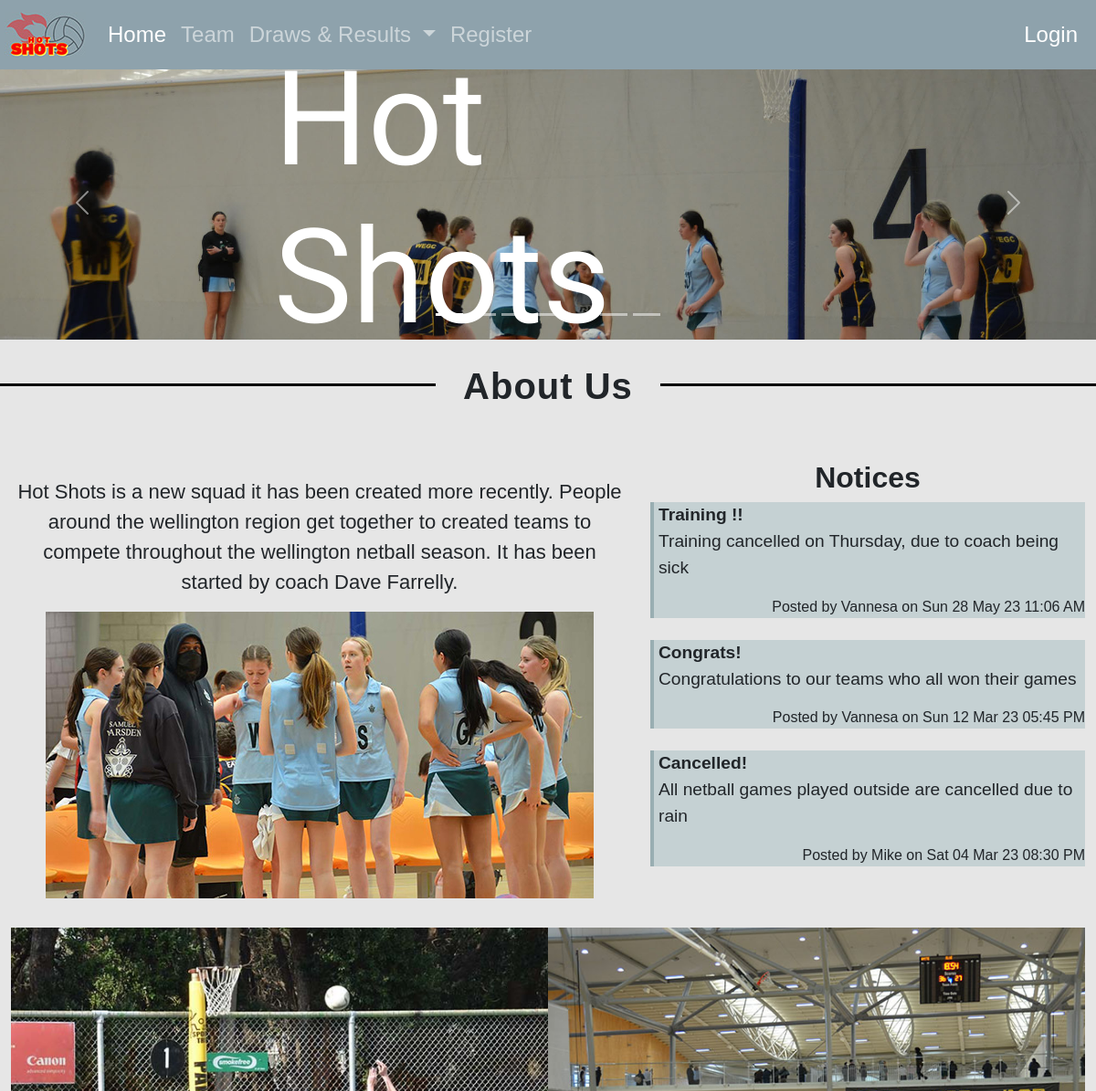
/ (upper part), run on an earlier commit of the app's database.
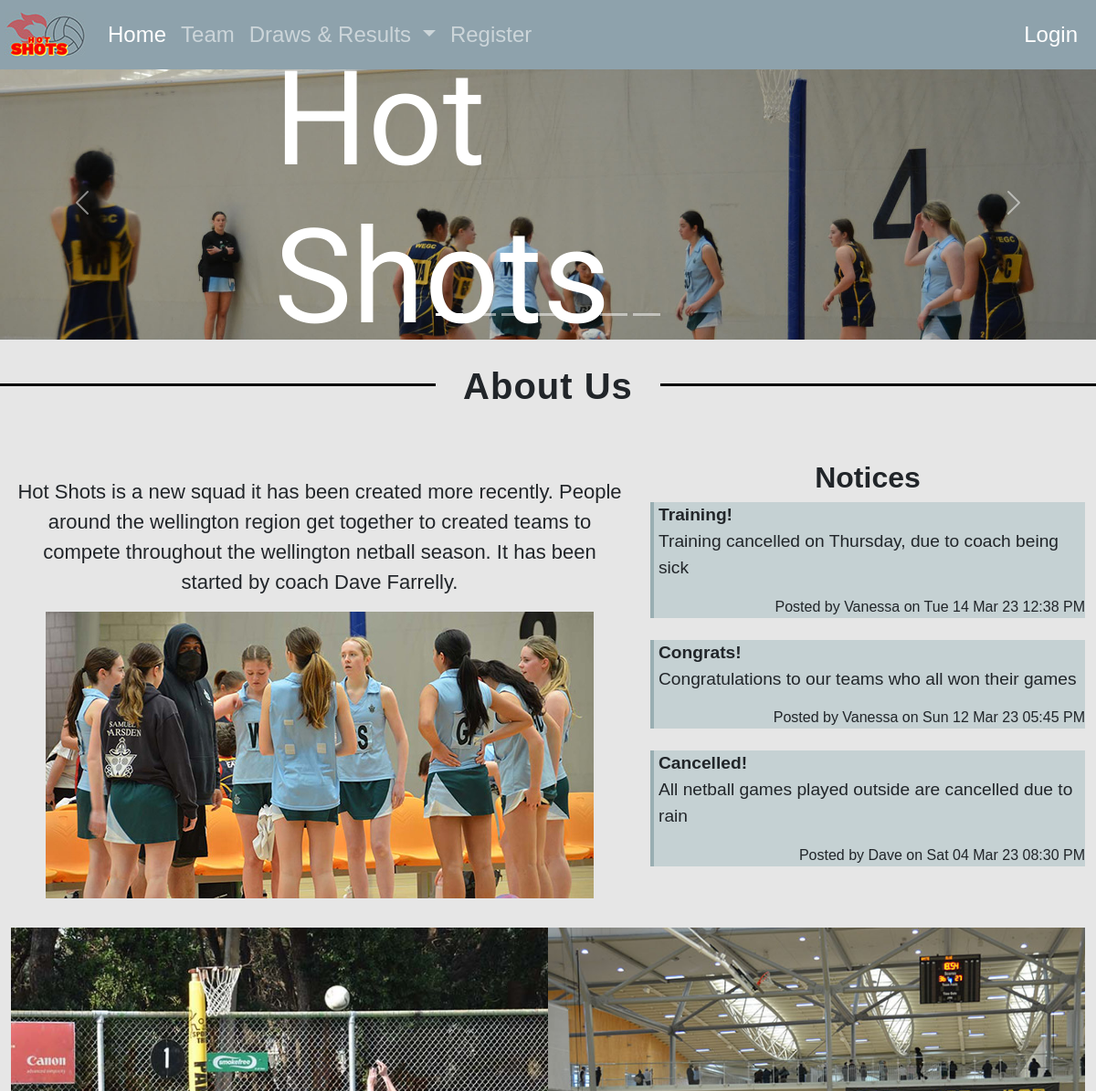
And on a later commit of the database.
### tables this page shows
CREATE TABLE notices(
     notices_id integer primary key autoincrement not null,
     title text not null unique,
     content text not null unique,
     noticedate date not null,
     member_id integer not null,
     foreign key(member_id) references member(member_id)
);

CREATE TABLE member(
    member_id integer primary key autoincrement not null,
    name text not null,
    email text not null unique,
    password text not null,
    authorisation integer not null
);

### server.py (the view)
@app.route('/')
def index():
    sql = """ select notices.notices_id , notices.title, notices.content, notices.noticedate, member.name
    from notices
    join member on notices.member_id = member.member_id
    order by notices.noticedate desc;
    """
    result = run_search_query_tuples(sql, (), db_path, True)
    print(result)
    return render_template("index.html", notices=result)

### db_functions.py (called while the page is built)
def run_search_query_tuples(sql_query,values_tuple, file_path, rowfactory=False):
    result = None
    try:
        db = sqlite3.connect(file_path)
        if rowfactory:
            db.row_factory = sqlite3.Row
        cursor = db.cursor()
        cursor.execute(sql_query,values_tuple)
        result = cursor.fetchall()
        cursor.close()
    except sqlite3.Error as error:
        print("Error running search query tuples: {}".format(error))
        return None
    db.close()
    if result is None:
        print("No search values were found")
    return result

### server.py (called while the page is built)
@app.template_filter()
def noticedate(sqlite_dt):
    x = datetime.strptime(sqlite_dt, '%Y-%m-%d %H:%M:%S')
    return x.strftime("%a %d %b %y %I:%M %p")

### templates/index.html (shortened to what this page needs)
{% extends "layout.html" %}
{% block logo %}
static/images/logo.jpg
{% endblock %}
{% block content %}
<div class="container-fluid position-relative">
    <div id="netballgallery" class="carousel slide" data-bs-ride="carousel">
  <div class="carousel-indicators">
    <button type="button" data-bs-target="#netballgallery" data-bs-slide-to="0" class="active" aria-current="true" aria-label="Slide 1"></button>
    <button type="button" data-bs-target="#netballgallery" data-bs-slide-to="1" aria-label="Slide 2"></button>
    <button type="button" data-bs-target="#netballgallery" data-bs-slide-to="2" aria-label="Slide 3"></button>
    <button type="button" data-bs-target="#netballgallery" data-bs-slide-to="3" aria-label="Slide 4"></button>
       <button type="button" data-bs-target="#netballgallery" data-bs-slide-to="4" aria-label="Slide 5"></button>
       <button type="button" data-bs-target="#netballgallery" data-bs-slide-to="5" aria-label="Slide 6"></button>
       <button type="button" data-bs-target="#netballgallery" data-bs-slide-to="6" aria-label="Slide 7"></button>
  </div>
  <div class="carousel-inner">
    <div class="carousel-item active">
      <img src="static/images/img2.jpg" class="d-block w-100" alt="image 2">
    </div>
  </div>
  <button class="carousel-control-prev" type="button" data-bs-target="#netballgallery" data-bs-slide="prev">
    <span class="carousel-control-prev-icon" aria-hidden="true"></span>
  </button>
  <button class="carousel-control-next" type="button" data-bs-target="#netballgallery" data-bs-slide="next">
    <span class="carousel-control-next-icon" aria-hidden="true"></span>
  </button>
</div>
  <div class="hero">
    <h1 class="herotext">Hot Shots</h1>
  </div>
</div>
<div class='hr'>
    <span class='hr-title'>About Us</span>
  </div>
<br>
<div class = "container">
<div class = "row">
    <div class = "col-sm-7" >
        <div>
        <p class="pheader">Hot Shots is a new squad it has been created more recently. People around the wellington region get
    together to created teams to compete throughout the wellington netball season. It has been started by coach Dave Farrelly.
        </p>
            </div>
        <div class="text-center">
        <img class="img-fluid" src = "static/images/Team.jpg" alt = "team">
            </div>
    </div>
    <div class="col-sm-5">
          <h2 class="h2"><b>Notices</b></h2>
    {% for row in notices %}
        <div class="notices">
        <p class="noticesp"><strong>{{row['title']}}</strong><br>{{row['content']}}</p>
        <div class="notices_meta">Posted by {{row['name']}} on {{row['noticedate'] | noticedate }}</div>
        </div>
        <br>
    {% endfor %}
        </div>
</div>
<div class = "container bg-white">
<div class = "row">
   <div class = "col-sm-6"><img class="img-fluid" src = "static/images/team1.jpg" alt = "Team Photo"></div>
   <div class = "col-sm-6" ><img class="img-fluid" src = "static/images/team2.jpg" alt = "team"></div>
   </div>
</div>
</div>
{% endblock %}

### templates/layout.html (shortened to what this page needs)
<!DOCTYPE html>
<html lang="en">
<head>
  <link href="https://cdn.jsdelivr.net/npm/bootstrap@5.2.3/dist/css/bootstrap.min.css"
        rel="stylesheet">
<link rel="stylesheet" href="static/styles.css">
</head>
<body>
<div class="container-fluid">
  <nav class="navbar navbar-expand-lg fixed-top navbar-dark">
    <a class="navbar-brand" href="#"><img src= "{% block logo %}{% endblock %}" alt="logo"></a>
    <div class="collapse navbar-collapse" id="navbarNav">
      <ul class="navbar-nav">
        <li class="nav-item">
          <a class="nav-link active" aria-current="page" href="/">Home</a>
        </li>
        <li class="nav-item">
          <a class="nav-link" href="/team">Team</a>
        </li>
        <li class="nav-item dropdown">
          <a class="nav-link dropdown-toggle" href="#" id="navbarDropdown" role="button" data-bs-toggle="dropdown" aria-expanded="false">
            Draws & Results
          </a>
        </li>
        <li class="nav-item">
          <a class="nav-link" href="/register">Register</a>
        </li>
        </ul>
<span class="navbar-text">
          {% if session %}
          <a class="nav-link" href="/logout">Logout</a>
          {% else %}
          <a class="nav-link" href="/login">Login</a>
          {% endif %}
        </span>
    </div>
</nav>
  </div>
{% block content %}{% endblock %}
</body>
</html>

### static/styles.css (style rules this page uses)
:root { --bs-nav-bg: rgb(142, 162, 172); --bs-background-bg: rgb(230, 230, 230); }
body { font-family: sans-serif; font-size: 100%; margin:4.5em 0 0 0; background-color: var(--bs-background-bg); }
.container-fluid { --bs-gutter-x:0; --data-bs-interval:15000; }
.hr-title { background-color: var(--bs-background-bg); font-size: 40px; font-weight: bold; padding: 0 30px; letter-spacing: 1px; font-family: sans-serif; }
.hr { display: block; margin-top: 3em ; margin-bottom: 1em; border-top: 3px solid rgb(0,0,0); text-align: center; line-height: 1px; }
.h2 { text-align: center; }
.hero { position:absolute; top:50%; left:50%; transform:translate(-50%,-50%); }
.herotext { color: rgb(255,255,255); font-size:12vw; font-family: 'Delicious Handrawn', cursive; }
.nav-link { font-size: 1.5em; }
.navbar { background-color: var(--bs-nav-bg); padding-left: 5px; }
.navbar-text { text-align: right; width: 100%; padding-right: 20px; background-color: var(--bs-nav-bg); }
.notices { background-color: rgb(197, 209, 211); border-left: 4px solid rgb(153, 174, 178); padding-left: 5px; }
.notices_meta { text-align: right; }
.noticesp { font-size: 1.2em }
.container { max-width: 80em; margin: 2em auto; }
.bg-white { background-color: rgb(255,255,255); }
.col-sm-6 { padding: 0; }
.pheader { text-align: center; font-size: 22px; padding: 0.8em 0 0 0; }

What changed in the data, as far as the page shows it:
changed notices "Training cancelled on Thursday, due to coach being sick": title "Training !!" → "Training!"; name "Vannesa" → "Vanessa"; noticedate|noticedate "Sun 28 May 23 11:06 AM" → "Tue 14 Mar 23 12:38 PM"
changed through a linked row, notices "Congrats!": name "Vannesa" → "Vanessa"
changed through a linked row, notices "Cancelled!": name "Mike" → "Dave"
